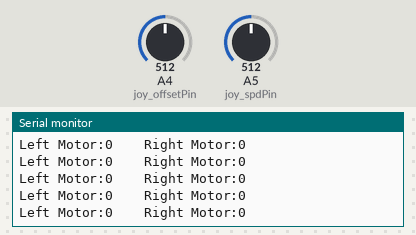
This sketch was run on a simulated Arduino Mega 2560, built with avr-gcc and run on an emulated ATmega2560. Shown: the last lines printed to the serial monitor. The test bench sets the inputs (shaded band); at power-on: A5 (joy_spdPin) = 512, A4 (joy_offsetPin) = 512. No radio packets arrive unless stated.

Above: at 1.2 s.
1.3 s: A5 (joy_spdPin) set to 532
At 2.1 s:
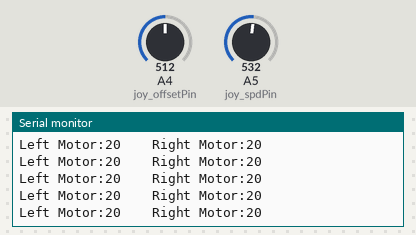
4.3 s: A4 (joy_offsetPin) set to 544
At 4.9 s:
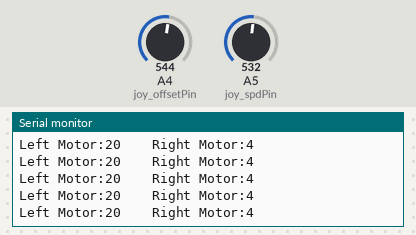
16.3 s: A5 (joy_spdPin) set to 593
At 17.1 s:
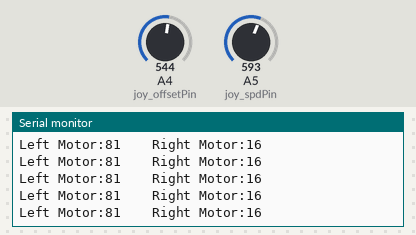
19.3 s: A5 (joy_spdPin) set to 620
At 20.3 s:
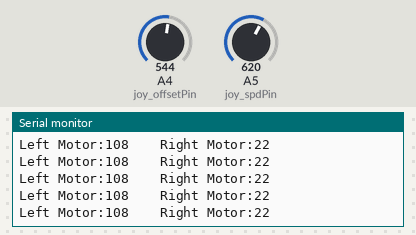
Timing chart, 0 to 21.8 s (numbered marks = the images above; inputs shaded):
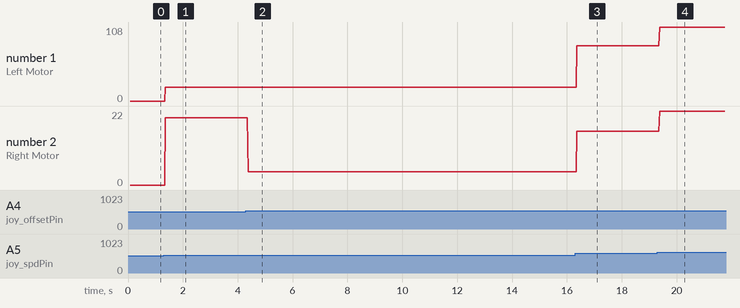

Measured:
- after the input at 1.3 s, the serial monitor: prints a new line after 0.07 s (image 1)
- after the input at 4.3 s, the serial monitor: prints a new line after 0.09 s (image 2)
- after the input at 16.3 s, the serial monitor: prints a new line after 0.07 s (image 3)
- after the input at 19.3 s, the serial monitor: prints a new line after 0.09 s (image 4)
- plotted number 1: 0 → 20 after the input at 1.3 s, 20 → 81 after the input at 16.3 s, 81 → 108 after the input at 19.3 s
- plotted number 2: 0 → 20 after the input at 1.3 s, 20 → 4 after the input at 4.3 s, 4 → 16 after the input at 16.3 s, 16 → 22 after the input at 19.3 s

The sketch:

ERP_Joystick_RC_Transmitter.ino
```cpp
#include <SPI.h>
#include "nRF24L01.h"
#include "RF24.h"

//Read values from an analog joystick
//convert to speed values for a BO MotorPair
//transmit these over RF24 radio link
//to a remote controlled robot


//NRF24 Transmitter on Arduino Uno

//int cePin = 9;
//int csPin = 10;

//NRF24 Transmitter on Arduino Mega
//
int cePin = 40;
int csPin = 53;

int joy_offsetPin = 4;
int joy_spdPin = 5;

float motorSpd[2];

int txData[2];//create data packet

float offsetErr = 0;
float spdErr = 0;

RF24 radio(cePin,csPin);

const uint64_t pipe = 0xE8E8F0F0E1LL;

void setup(void)
{
  Serial.begin(9600);
  radio.begin();
  radio.openWritingPipe(pipe);

  //To calibrate: read 100 values from joystick

  for (int i=0;i<=250;i++)
  {
    offsetErr +=512 - analogRead(joy_offsetPin);
    spdErr +=512 - analogRead(joy_spdPin);
  }

  // find calibration error;

  offsetErr /= 250;
  spdErr /= 250;

  Serial.print(offsetErr);
  Serial.print(",");
  Serial.println(spdErr);

}

float removeError(float val, float err)
{
  if (err>0) val-=err;
  if (err<0) val+=err;
  return val;
}

void loop(void)
{
  //read commands from the joystick
  float offset = analogRead(joy_offsetPin);
  float spd = analogRead(joy_spdPin);

  //remove calibaration errors

  offset = removeError(offset,offsetErr);
  spd = removeError(spd,spdErr);

  //convert spd to between -1 to +1

  spd = (spd - 512)/512;

//  Serial.print("Spd:");
//  Serial.print(spd);
//  Serial.print("    Offset:");
//  Serial.println(offset);

  if (offset>=512+20)//if joystick is to the right
  {
    motorSpd[1] = (offset)/512 * spd * 100;//reduce left motor speed

    if (offset>=900)//if joystick is at extremity
    {
      motorSpd[1] *=-2;//reverse left motor
    }

    motorSpd[0] = 512 * spd;//right motor normal

  }

  else if (offset<=512 - 20) //if joystick is to the left

  {
    motorSpd[0] = (512 + offset)/512 * spd * 100;//reduce right motor speed

    if (offset<=100)//if joystick is at extremity
    {
      motorSpd[0] *=-2;//reverse right motor
    }

    motorSpd[1] = 512 * spd;//left motor normal

  }
  else //keep both motors at full power

  {
    motorSpd[0] = 512 * spd;

    motorSpd[1] = 512 * spd;
  }

  //constrain motor speeds from -512 to +512

  constrain(motorSpd[0],-512,512);
  constrain(motorSpd[1],-512,512);

  //write to serial monitor for debugging

  Serial.print("Left Motor:");
  Serial.print((int)motorSpd[0]);
  Serial.print("    Right Motor:");
  Serial.println((int)motorSpd[1]);

  txData[0] = (int)motorSpd[0];
  txData[1] = (int)motorSpd[1];

  //transmit over the radio link
  radio.write(txData, sizeof(txData));

  //delay(10);//repeat every 20 milliseconds

}
```
